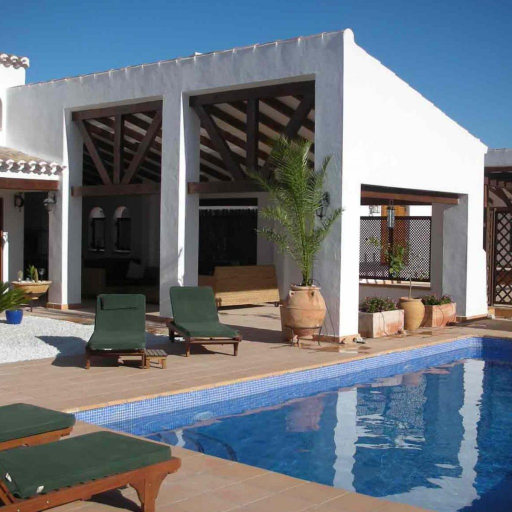
//> input picture MatchTemplate/image.jpeg, 1024 x 1024 px, given in place of the camera (shown at 1/2 size)
$ ./main   (built with g++ and OpenCV 4)
//> lines starting //> are read from the running program, lines starting //| are printed output that depends on the picture; after the words box and inside, x2 and y2 are one past the last pixel; in counts of white or black regions, pixels touching at a corner belong together
/*
* @author Ionesio Junior
*/

#include <cstdlib>
#include <iostream>
#include <vector>
#include <opencv2/imgproc/imgproc.hpp>
#include <opencv2/core/core.hpp>
#include <opencv2/highgui/highgui.hpp>
#include <opencv2/opencv.hpp>

void blackAndWhiteSketch(cv::Mat &img){
	cv::cvtColor(img,img,CV_BGR2GRAY);
	cv::medianBlur(img,img,7);
	cv::Laplacian(img,img,CV_8U,5);
	cv::threshold(img,img,80,255,1);
}

void colorPaintingCartoon(cv::Mat &img){
	//Turn this method more faster
	cv::Size size = img.size();
	cv::Size smallSize;
	smallSize.width = size.width / 2;
	smallSize.height = size.height / 2;
	cv::Mat smallImg = cv::Mat(smallSize,CV_8UC3);
	cv::resize(img,smallImg,smallSize,0,0,cv::INTER_LINEAR);
	cv::Mat tmp = cv::Mat(smallSize,CV_8UC3);
	unsigned short int repetitions = 7;
	for(int i = 0 ; i< repetitions;i++){
		unsigned short int ksize = 9;
		double sigmaColor = 9;
		double sigmaSpace = 7;
		cv::bilateralFilter(smallImg,tmp,ksize,sigmaColor,sigmaSpace);
		cv::bilateralFilter(tmp,smallImg,ksize,sigmaColor,sigmaSpace);
	}
	cv::resize(smallImg,img,img.size(),0,0,cv::INTER_LINEAR);
}

void evilMode(cv::Mat &img){
	cv::cvtColor(img,img,CV_BGR2GRAY);
	const int MEDIAN_BLUR_FILTER_SIZE = 7;
	cv::medianBlur(img,img,MEDIAN_BLUR_FILTER_SIZE);
	cv::Mat edges,edges2;
	cv::Scharr(img,edges,CV_8U,1,0);
	cv::Scharr(img,edges2,CV_8U,1,0,-1);
	edges += edges;
	const int EVIL_EDGE_THRESHOLD = 12;
	cv::threshold(edges,img,EVIL_EDGE_THRESHOLD,255,2);
	cv::medianBlur(img,img,3);
}
int main(int argc,char** argv){
	cv::VideoCapture cap;
	if(!cap.open(0)){
		return 0;
	}else{
                        std::cout << "Choose some filter type: " << std::endl;
                        std::cout << "1 - Black and white sketch" << std::endl;
                        std::cout << "2 - Painted Cartoon " << std::endl;
                        std::cout << "3 - Evil Mode" << std::endl;
                        int choose = 0;
                        std::cin >> choose;
//> the answer given: 1
		while(1){
			cv::Mat frame;
			cap >> frame;
//> frame is the input picture: 1024 rows x 1024 cols, CV_8UC3; mean B, G, R 126.3, 117.3, 109.1
			if(frame.empty()){
				std::cout << "Error!" << std::endl;
			}else{
				if(choose == 1){
                 			blackAndWhiteSketch(frame);
//> in blackAndWhiteSketch, `cv::cvtColor(img,img,CV_BGR2GRAY);`:
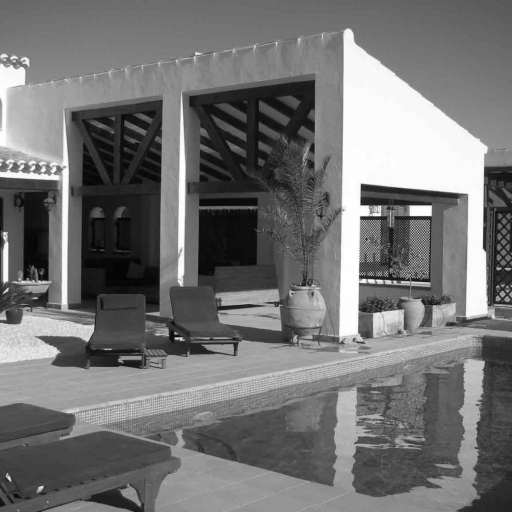
//> img: 1024 rows x 1024 cols, CV_8UC1 (shown at 1/2 size); min 0, max 255, mean 115.8
//> in blackAndWhiteSketch, `cv::Laplacian(img,img,CV_8U,5);`:
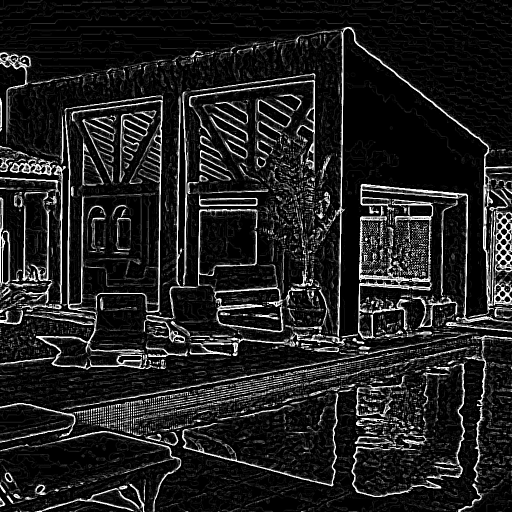
//> img: 1024 rows x 1024 cols, CV_8UC1 (shown at 1/2 size); min 0, max 255, mean 31.7
//> in blackAndWhiteSketch, `cv::threshold(img,img,80,255,1);`:
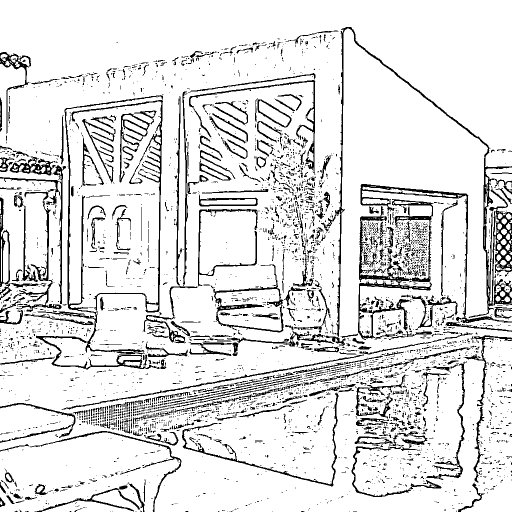
//> img: 1024 rows x 1024 cols, CV_8UC1 (shown at 1/2 size); 87.6% white; 3698 black regions (3103 under 20 px), largest, box (x1, y1, x2, y2) and area: (642, 54, 1024, 674) 9179, (72, 190, 326, 739) 8959, (716, 398, 867, 680) 6670
				} else if (choose == 2){
					colorPaintingCartoon(frame);
				}else if (choose  == 3){
					evilMode(frame);
				}else{
					std::cerr << "Invalid type of cartoon!" << std::endl;
					exit(1);
				}
				cv::imshow("Image",frame);
				cv::waitKey(1);
		        }
		}
	}
}

$ run again, on MatchTemplate/temp1.jpg
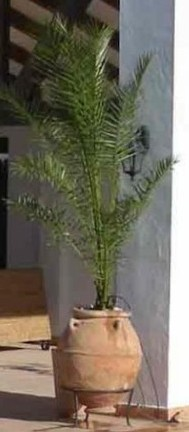
//> input picture MatchTemplate/temp1.jpg, 189 x 432 px, given in place of the camera
//> frame is the input picture: 432 rows x 189 cols, CV_8UC3; mean B, G, R 94.6, 109.1, 115.7
//> in blackAndWhiteSketch, `cv::Laplacian(img,img,CV_8U,5);`:
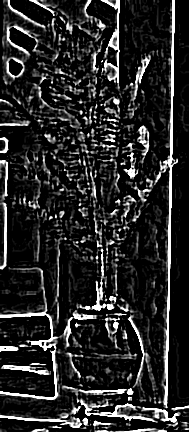
//> img: 432 rows x 189 cols, CV_8UC1; min 0, max 255, mean 39.7
//> in blackAndWhiteSketch, `cv::threshold(img,img,80,255,1);`:
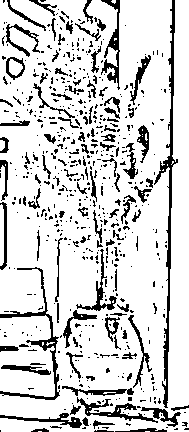
//> img: 432 rows x 189 cols, CV_8UC1; 83% white; 590 black regions (482 under 20 px), largest, box (x1, y1, x2, y2) and area: (154, 0, 178, 408) 1474, (0, 267, 60, 400) 920, (101, 0, 120, 90) 557

$ run again, on MatchTemplate/temp2.jpg
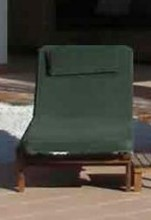
//> input picture MatchTemplate/temp2.jpg, 151 x 220 px, given in place of the camera
//> frame is the input picture: 220 rows x 151 cols, CV_8UC3; mean B, G, R 63.6, 72.2, 75.1
//> in blackAndWhiteSketch, `cv::Laplacian(img,img,CV_8U,5);`:
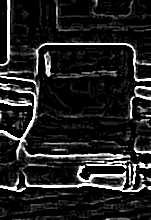
//> img: 220 rows x 151 cols, CV_8UC1; min 0, max 255, mean 33.6
//> in blackAndWhiteSketch, `cv::threshold(img,img,80,255,1);`:
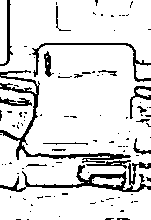
//> img: 220 rows x 151 cols, CV_8UC1; 87.4% white; 103 black regions (85 under 20 px), largest, box (x1, y1, x2, y2) and area: (0, 70, 131, 163) 1127, (0, 162, 151, 192) 1041, (32, 43, 151, 82) 457

$ run again, on MatchTemplate/temp3.jpg
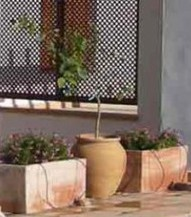
//> input picture MatchTemplate/temp3.jpg, 191 x 217 px, given in place of the camera
//> frame is the input picture: 217 rows x 191 cols, CV_8UC3; mean B, G, R 97.1, 109.8, 128.1
//> in blackAndWhiteSketch, `cv::Laplacian(img,img,CV_8U,5);`:
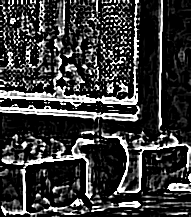
//> img: 217 rows x 191 cols, CV_8UC1; min 0, max 255, mean 56.4
//> in blackAndWhiteSketch, `cv::threshold(img,img,80,255,1);`:
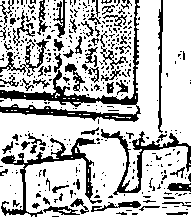
//> img: 217 rows x 191 cols, CV_8UC1; 74.3% white; 414 black regions (342 under 20 px), largest, box (x1, y1, x2, y2) and area: (0, 0, 141, 122) 2293, (1, 138, 102, 217) 1286, (101, 129, 191, 195) 990
